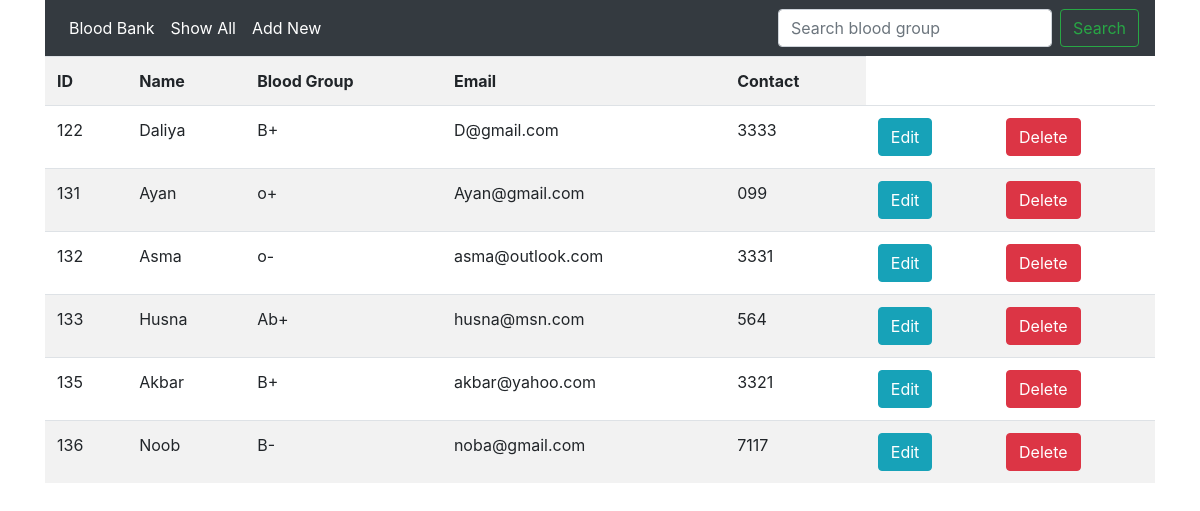
The page /show on the database its author committed.
### shortprojectapp/models.py (models this page shows)
class BloodDonor(models.Model):
    donor_id = models.CharField(max_length = 20)
    donor_name = models.CharField(max_length = 100)
    donor_blood_group = models.CharField(max_length = 20)
    donor_email = models.EmailField(blank = True, null = True)
    donor_contact = models.CharField(max_length = 11)

### shortprojectapp/views.py (the view)
# urls.py: path('show', views.show),
def show(request):
    donor_form = BloodDonor.objects.all
    context = {'donor_form': donor_form}
    return render(request, 'show.html', context)

### shortprojectapp/templates/show.html
{% extends 'base.html' %}
{% block content %}
<table class="table table-striped">
    <tr>
        <th>ID</th>
        <th>Name</th>
        <th>Blood Group</th>
        <th>Email</th>
        <th>Contact</th>
    </tr>
    {% for i in donor_form %}
    <tr>
        <td>{{ i.donor_id }}</td>
        <td>{{ i.donor_name }}</td>
        <td>{{ i.donor_blood_group }}</td>
        <td>{{ i.donor_email }}</td>
        <td>{{ i.donor_contact }}</td>
        <td>
            <a class="btn btn-info" href="edit/{{ i.id }}">Edit</a>
        </td>
        <td>
            <a class="btn btn-danger" href="delete/{{ i.id }}">Delete</a>
        </td>
    </tr>
    {% endfor %}
</table>
{%  endblock %}

### shortprojectapp/templates/base.html (shortened to what this page needs)
<!doctype html>
<html lang="en">
  <head>
    <link rel="stylesheet" href="https://stackpath.bootstrapcdn.com/bootstrap/4.5.2/css/bootstrap.min.css">
  </head>
  <body>
      <div class="container">
        <nav class="navbar navbar-expand-md bg-dark navbar-dark">
           <div class="collapse navbar-collapse" id="collapsibleNavbar">
             <ul class="navbar-nav mr-auto">
               <li class="nav-item active">
                 <a class="nav-link" href="/">Blood Bank</a>
                 </li>
               <li class="nav-item active"><a class="nav-link" href="/show">Show All</a></li>
               <li class="nav-item active"><a class="nav-link" href="/load-form">Add New</a></li>
             </ul>
             <form method="POST" action="search" class="form-inline my-2 my-lg-0">
               <input name="name" class="form-control mr-sm-2" type="search" placeholder="Search blood group" aria-label="Search">
               <button class="btn btn-outline-success my-2 my-sm-0" type="submit">Search</button>
             </form>
           </div>
         </nav>
        {% block content %}
        {% endblock %}
      </div>
  </body>
</html>

### rows shown on the page
BloodDonor: donor_id "122", donor_name "Daliya", donor_blood_group "B+", donor_email "D@gmail.com", donor_contact "3333"
BloodDonor: donor_id "131", donor_name "Ayan", donor_blood_group "o+", donor_email "Ayan@gmail.com", donor_contact "099"
BloodDonor: donor_id "132", donor_name "Asma", donor_blood_group "o-", donor_email "asma@outlook.com", donor_contact "3331"
BloodDonor: donor_id "133", donor_name "Husna", donor_blood_group "Ab+", donor_email "husna@msn.com", donor_contact "564"
BloodDonor: donor_id "135", donor_name "Akbar", donor_blood_group "B+", donor_email "akbar@yahoo.com", donor_contact "3321"
BloodDonor: donor_id "136", donor_name "Noob", donor_blood_group "B-", donor_email "noba@gmail.com", donor_contact "7117"
